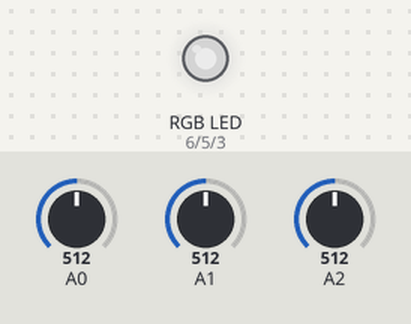
Recording of a sketch running on a simulated Arduino Uno, built with avr-gcc and run on an emulated ATmega328P. On the bench: an RGB LED mixed from three pins (HIGH = lit). Inputs (shaded band) come from the test bench; at power-on: A0 = 512, A1 = 512, A2 = 512. Dim RGB values are drawn brighter than linear.

Above: at 1.2 s.
1.3 s: A0 set to 716
At 2.5 s:
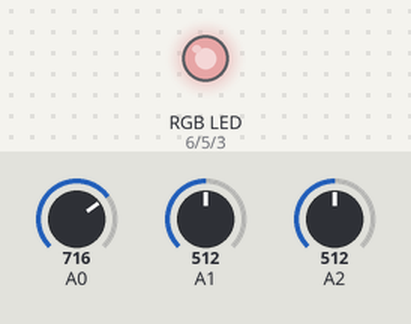
2.8 s: A1 set to 716
At 3.6 s:
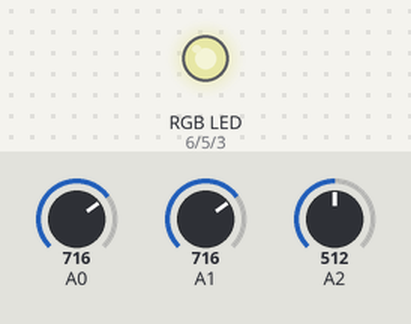
4.3 s: A2 set to 716
At 4.8 s:
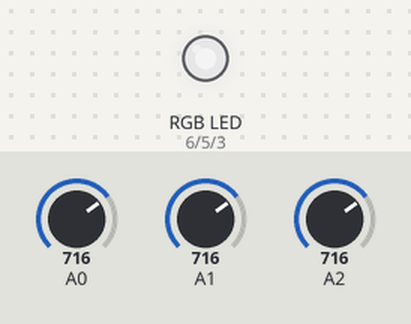
5.8 s: A0 set to 900
At 7.0 s:
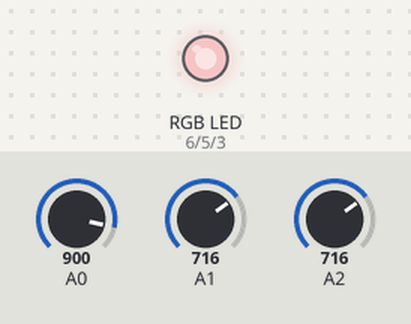
7.3 s: A1 set to 900
At 8.3 s:
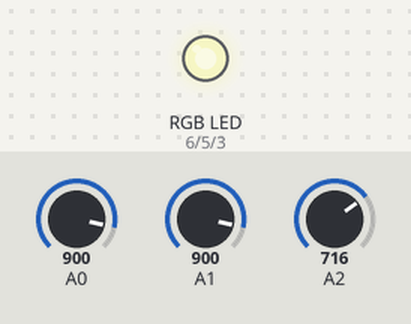
8.8 s: A2 set to 900
At 9.4 s:
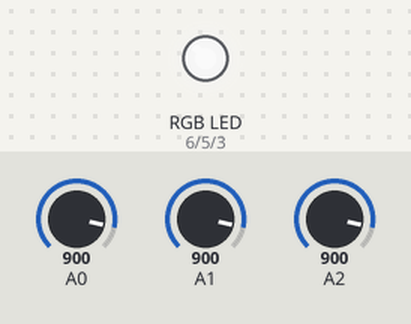
Timing chart, 0 to 11.3 s (numbered marks = the images above; inputs shaded):
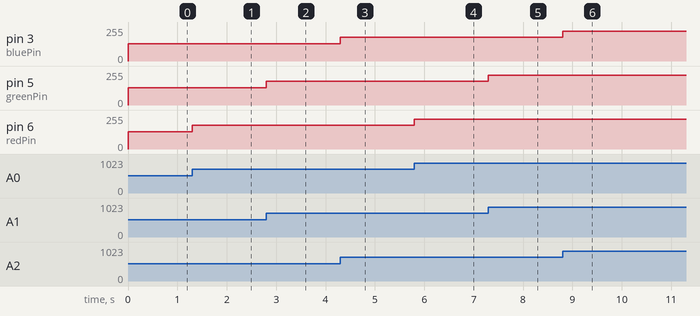

Measured:
- after the input at 1.3 s, pin 6 (redPin): 128/255 → 179/255 at once
- after the input at 2.8 s, pin 5 (greenPin): 128/255 → 179/255 at once
- after the input at 4.3 s, pin 3 (bluePin): 128/255 → 179/255 at once
- after the input at 5.8 s, pin 6 (redPin): 179/255 → 225/255 at once
- after the input at 7.3 s, pin 5 (greenPin): 179/255 → 225/255 at once
- after the input at 8.8 s, pin 3 (bluePin): 179/255 → 225/255 at once

The sketch:

01_rgbLed_crossFade.ino
```cpp
int redPin = 6;
int greenPin = 5;
int bluePin = 3;

int redPod = A0;
int greenPot = A1;
int bluePot = A2;


void setup() {
  pinMode(redPin, OUTPUT);
  pinMode(greenPin, OUTPUT);
  pinMode(bluePin, OUTPUT);
}

void loop() {
  // put your main code here, to run repeatedly:

  int redColor = analogRead(A0);
  int greenColor = analogRead(A1);
  int blueColor = analogRead(A2);

  redColor = redColor / 4;
  greenColor = greenColor / 4;
  blueColor = blueColor / 4;

  analogWrite(redPin, redColor);
  analogWrite(greenPin, greenColor);
  analogWrite(bluePin, blueColor);


}
```
